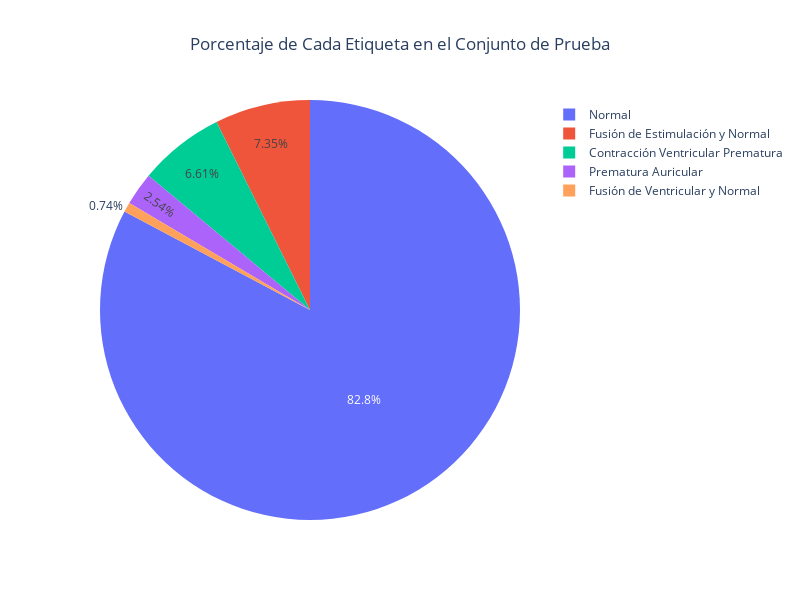

The code cell stored with this chart in its notebook:
### Code cell
# Conteo de etiquetas en el conjunto de prueba
value_counts_test = pd.Series(y_test).value_counts().sort_index()           # Obtener conteo de cada clase
value_counts_test.index = value_counts_test.index.map(labels)               # Renombrar índices con etiquetas legibles

# Crear gráfica de pastel para el conjunto de prueba
pie_fig_test = px.pie(
    names=value_counts_test.index,
    values=value_counts_test.values,
    title="Porcentaje de Cada Etiqueta en el Conjunto de Prueba"
)

pie_fig_test.update_layout(title_x=0.5, width=800, height=600)              # Configuración de diseño

print("\nDistribución en el conjunto de prueba")
print("---------------------------------------------") 
print(pd.Series(y_test).value_counts().sort_index())
print("---------------------------------------------") 
pie_fig_test.show()                                                         # Mostrar gráfica

### Figure 1 — Plotly figure (JSON) as saved in the notebook; plotly's stock layout.template omitted (floating-point values rounded to 4 significant figures)
{"data": [{"domain": {"x": [0, 1], "y": [0, 1]}, "hovertemplate": "label=%{label}<br>value=%{value}<extra></extra>", "labels": ["Normal", "Prematura Auricular", "Contracción Ventricular Prematura", "Fusión de Ventricular y Normal", "Fusión de Estimulación y Normal"], "legendgroup": "", "name": "", "showlegend": true, "type": "pie", "values": [18118, 556, 1448, 162, 1608]}], "layout": {"height": 600, "legend": {"tracegroupgap": 0}, "title": {"text": "Porcentaje de Cada Etiqueta en el Conjunto de Prueba", "x": 0.5}, "width": 800}}
